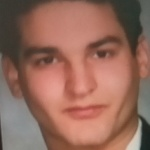
#> input picture reconhecimento/Data/1234567890/rosto_0.jpg, 150 x 150 px, found by its file name; its folder holds only this picture in this run
$ python treinandoRF.py
#> lines starting #> are read from the running program, lines starting #| are printed output that depends on the picture
#!/usr/bin/python
# -*- coding: iso-8859-15 -*-

# Code adapted from Solano, Gabriela(2020).
# Reconhecimento facial - Programa de treinamento de imagens e geração de modelo
# Retrieved from: https://github.com/GabySol/OmesTutorials2020
# Adapted by: Group Fatequino
# Adapted by: Plinio GuimarÃ£es (grupo Fatequino) 2021-2o Semestre noite

import cv2
import os
import numpy as np

dataPath = '/home/pi/Desktop/reconhecimento/Data' #Caminho das imagens armazenadas
peopleList = os.listdir(dataPath)
print('Lista de pessoas: ', peopleList)

labels = []
facesData = []
label = 0

for nameDir in peopleList:
	personPath = dataPath + '/' + nameDir
	print('Lendo imagens')

	for fileName in os.listdir(personPath):
		print('Rostos: ', nameDir + '/' + fileName)
		labels.append(label)
		facesData.append(cv2.imread(personPath+'/'+fileName,0))
		image = cv2.imread(personPath+'/'+fileName,0)
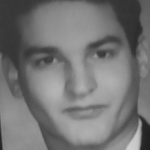
#> image: shape (150, 150); min 31, max 206, mean 117.1
		#cv2.imshow('image',image)
		#cv2.waitKey(10)
	label = label + 1
#> pass 2 of the loop `for nameDir in peopleList:`:
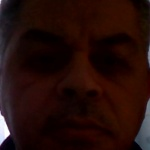
#> input picture reconhecimento/Data/DEMO/rosto_0.jpg, 150 x 150 px, found by its file name
#> `image = cv2.imread(personPath+'/'+fileName,0)`:
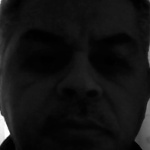
#> image: shape (150, 150); min 0, max 255, mean 19


# MÃ©todos para treinar reconhecedor
#face_recognizer = cv2.face.EigenFaceRecognizer_create()
#face_recognizer = cv2.face.FisherFaceRecognizer_create()
face_recognizer = cv2.face.LBPHFaceRecognizer_create()

# Treinando reconhecedor
print("Treinando...")
face_recognizer.train(facesData, np.array(labels))

# Armazenando o modelo obtido
#face_recognizer.write('modeloEigenFace.xml')
#face_recognizer.write('modeloFisherFace.xml')
face_recognizer.write('modeloLBPHFace.xml')
print("Modelo armazenado...")
